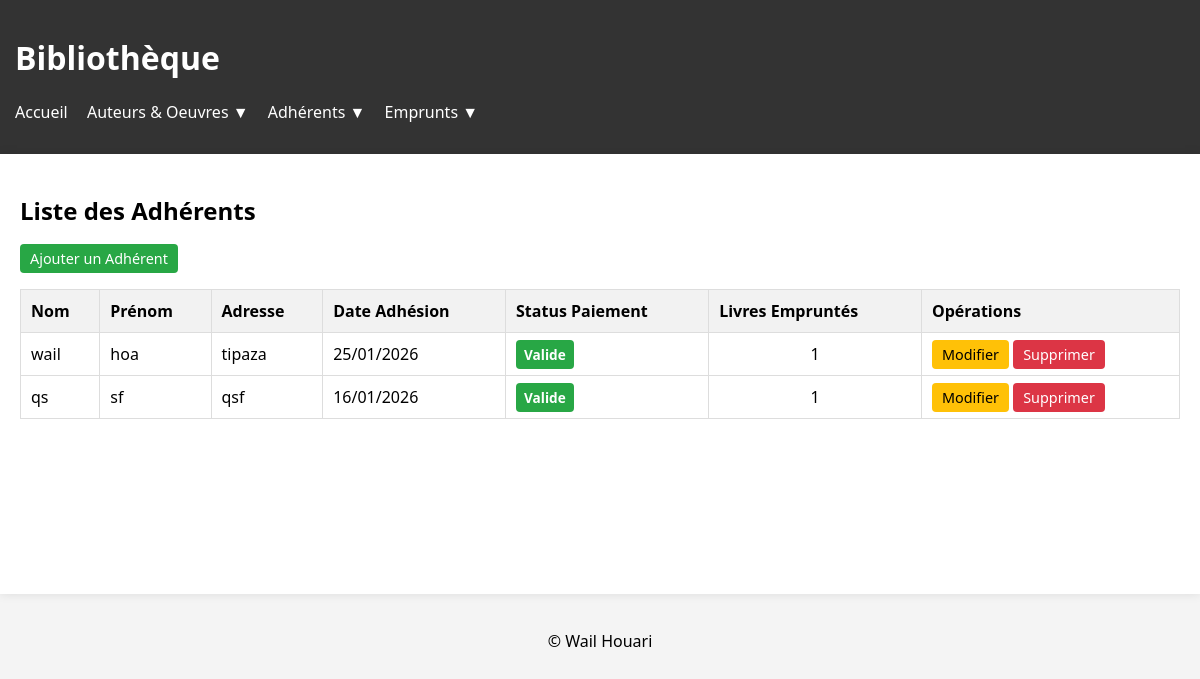
The app's page /adherent.php with its own data.
### tables this page shows
CREATE TABLE `adherents` (
  `id` int(11) NOT NULL,
  `nom` varchar(100) NOT NULL,
  `prenom` varchar(100) NOT NULL,
  `email` varchar(150) DEFAULT NULL,
  `adresse` varchar(255) NOT NULL,
  `date_paiement` date DEFAULT NULL,
  `information` text
);

### adherent.php (the view)
<?php
include "includes/db.php";
include "includes/header.php";
function getStatus($date_paiement)
{
    $date_debut = new DateTime($date_paiement);
    $date_fin = clone $date_debut;
    $date_fin->modify('+1 year');
    $today = new DateTime();
    $interval = $today->diff($date_debut);
    $months_passed = ($interval->y * 12) + $interval->m;
    if ($today >= $date_fin) {
        return "<span class='badge bg-danger'>Paiement en retard depuis le " . $date_fin->format('d/m/Y') . "</span>";
    } elseif ($months_passed >= 11) {
        return "<span class='badge bg-warning'>Paiement à renouveler</span>";
    } else {
        return "<span class='badge bg-success'>Valide</span>";
    }
}
?>
<h2>Liste des Adhérents</h2>
<a href="ajouter_adherent.php" class="btn btn-add">Ajouter un Adhérent</a>
<table>
    <thead>
        <tr>
            <th>Nom</th>
            <th>Prénom</th>
            <th>Adresse</th>
            <th>Date Adhésion</th>
            <th>Status Paiement</th>
            <th>Livres Empruntés</th>
            <th>Opérations</th>
        </tr>
    </thead>
    <tbody>
        <?php
        $sql = "SELECT * FROM adherents";
        $res = mysqli_query($conn, $sql);
        while ($row = mysqli_fetch_assoc($res)) {
            $adh_id = $row['id'];
            $sql_count = "SELECT COUNT(*) as c FROM emprunts WHERE adherent_id=$adh_id AND date_retour_reelle IS NULL";
            $nb_livres = mysqli_fetch_assoc(mysqli_query($conn, $sql_count))['c'];
            echo "<tr>
                <td>{$row['nom']}</td>
                <td>{$row['prenom']}</td>
                <td>{$row['adresse']}</td>
                <td>" . date("d/m/Y", strtotime($row['date_paiement'])) . "</td>
                <td>" . getStatus($row['date_paiement']) . "</td>
                <td style='text-align:center'>$nb_livres</td>
                <td>
                     <a href='modifier_adherent.php?id={$row['id']}' class='btn btn-edit'>Modifier</a>
                     <a href='supprimer_adherent.php?id={$row['id']}' class='btn btn-delete' onclick='return confirm(\"Confirmer la suppression ?\")'>Supprimer</a>
                </td>
            </tr>";
        }
        ?>
    </tbody>
</table>
<?php include "includes/footer.php"; ?>

### assets/css/style.css (style rules this page uses)
body { font-family: 'Segoe UI', Tahoma, Geneva, Verdana, sans-serif; background-color: #f4f4f4; margin: 0; }
table { width: 100%; border-collapse: collapse; margin-top: 20px; }
th, td { border: 1px solid #ddd; padding: 10px; text-align: left; }
th { background-color: #f2f2f2; }
.btn { padding: 5px 10px; text-decoration: none; color: white; border-radius: 4px; font-size: 0.9em; cursor: pointer; }
.btn-add { background-color: #28a745; }
.btn-edit { background-color: #ffc107; color: black; }
.btn-delete { background-color: #dc3545; }
.badge { padding: 5px 8px; border-radius: 4px; color: white; font-weight: bold; font-size: 0.85em; }
.bg-success { background-color: #28a745; }

### records on screen
adherents: nom "wail", prenom "hoa", adresse "tipaza", date_paiement "25/01/2026", shows "Valide", id "1"
adherents: nom "qs", prenom "sf", adresse "qsf", date_paiement "16/01/2026", shows "Valide", nb_livres "1"
